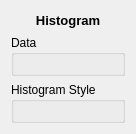
<?xml version="1.0" encoding="UTF-8"?>
<ui version="4.0">
 <class>HistogramFrameWidgetForm</class>
 <widget class="QWidget" name="HistogramFrameWidgetForm">
  <property name="geometry">
   <rect>
    <x>0</x>
    <y>0</y>
    <width>114</width>
    <height>134</height>
   </rect>
  </property>
  <property name="windowTitle">
   <string>Form</string>
  </property>
  <layout class="QGridLayout" name="gridLayout_12">
   <item row="1" column="0">
    <layout class="QGridLayout" name="gridLayout_11">
     <item row="1" column="0">
      <widget class="QGroupBox" name="m_histogramStyleGroupBox">
       <property name="title">
        <string>Histogram Style</string>
       </property>
       <layout class="QGridLayout" name="gridLayout_5">
        <item row="0" column="0">
         <widget class="QFrame" name="m_histogramStyleFrame">
          <property name="frameShape">
           <enum>QFrame::StyledPanel</enum>
          </property>
          <property name="frameShadow">
           <enum>QFrame::Raised</enum>
          </property>
         </widget>
        </item>
       </layout>
      </widget>
     </item>
     <item row="0" column="0">
      <widget class="QGroupBox" name="m_histogramDataGroupBox">
       <property name="title">
        <string>Data</string>
       </property>
       <layout class="QGridLayout" name="gridLayout_2">
        <item row="0" column="0">
         <widget class="QFrame" name="m_histogramDataFrame">
          <property name="frameShape">
           <enum>QFrame::StyledPanel</enum>
          </property>
          <property name="frameShadow">
           <enum>QFrame::Raised</enum>
          </property>
         </widget>
        </item>
       </layout>
      </widget>
     </item>
    </layout>
   </item>
   <item row="0" column="0">
    <widget class="QLabel" name="titleLabel">
     <property name="font">
      <font>
       <pointsize>10</pointsize>
       <weight>75</weight>
       <bold>true</bold>
      </font>
     </property>
     <property name="text">
      <string>Histogram</string>
     </property>
     <property name="alignment">
      <set>Qt::AlignCenter</set>
     </property>
    </widget>
   </item>
  </layout>
 </widget>
 <resources/>
 <connections/>
</ui>
